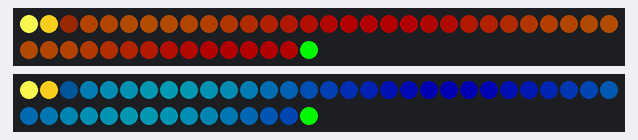
The sketch below on a simulated ESP8266 (NodeMCU). On the bench: 2 × 45 RGB LEDs in strip order, left to right, continuing on the next row. Random numbers use the default seed unless the sketch sets one.

Above: at 1.16 s.
At 7.99 s:
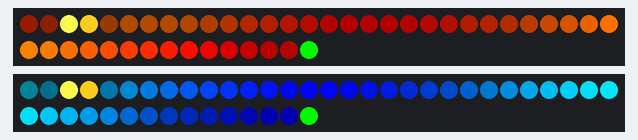
At 13.45 s:
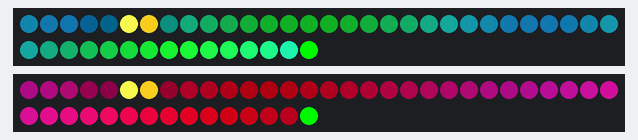
At 19.98 s:
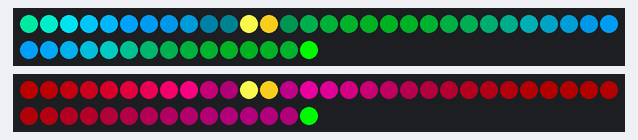
At 28.89 s:
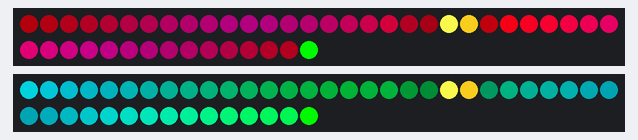
At 38.32 s:
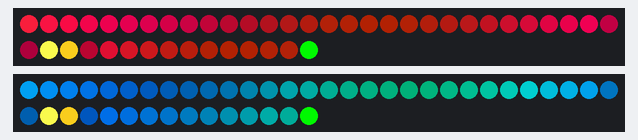

The sketch:

xtraNewWorksCopy.ino
```cpp
#include <FastLED.h>

#define LED_PIN_LEFT    D2
#define LED_PIN_RIGHT   D4

#define NUM_LEDS        45
#define LED_TYPE        WS2812B
#define COLOR_ORDER     GRB

#define BRIGHTNESS      235

CRGB leftLEDs[NUM_LEDS];
CRGB rightLEDs[NUM_LEDS];


// ====================================================
// FOUR-COLOR GRADIENT SETS
// ====================================================

struct GradientSet {

  CRGB leftA;
  CRGB leftB;

  CRGB rightA;
  CRGB rightB;
};


GradientSet gradientSets[] = {

  {
    CRGB(255,   0,   0),
    CRGB(255, 110,   0),

    CRGB(  0,   0, 255),
    CRGB(  0, 220, 255)
  },

  {
    CRGB(255,   0, 180),
    CRGB(255,   0,  20),

    CRGB(  0, 230, 255),
    CRGB(  0, 255,  80)
  },

  {
    CRGB(  0,  30, 255),
    CRGB(180,   0, 255),

    CRGB(255, 180,   0),
    CRGB(255,  20,   0)
  },

  {
    CRGB(  0, 255,  50),
    CRGB(  0, 160, 255),

    CRGB(255,   0,   0),
    CRGB(255,   0, 180)
  },

  {
    CRGB(255,  80,   0),
    CRGB(255,   0, 170),

    CRGB(  0,  50, 255),
    CRGB(  0, 255, 120)
  },

  {
    CRGB(255,  30, 120),
    CRGB(140,   0, 255),

    CRGB(  0, 255, 190),
    CRGB(  0,  60, 255)
  }
};


#define NUM_GRADIENT_SETS \
  (sizeof(gradientSets) / sizeof(gradientSets[0]))


// ====================================================
// CURRENT GRADIENT SET
// ====================================================

GradientSet currentSet;
GradientSet previousSet;

bool transitioning = false;

unsigned long transitionStart = 0;
unsigned long lastSetChange   = 0;
unsigned long setInterval     = 10000;

#define TRANSITION_TIME 2500UL


// ====================================================
// GRADIENT MOTION
// ====================================================

float leftGradientPhase  = 0;
float rightGradientPhase = 0;

float leftGradientSpeed  = 0.85;
float rightGradientSpeed = 1.07;


// ====================================================
// SLOW DRIFTING LIGHT PULSES
// ====================================================

struct Pulse {

  bool active;

  float center;

  float velocity;
  float acceleration;

  float width;

  int direction;

  uint8_t strength;
};


#define MAX_PULSES 4

Pulse leftPulses[MAX_PULSES];
Pulse rightPulses[MAX_PULSES];

unsigned long nextLeftPulse  = 0;
unsigned long nextRightPulse = 0;


// ====================================================
// GHOST MEMORY
// ====================================================

uint8_t leftGhost[NUM_LEDS];
uint8_t rightGhost[NUM_LEDS];

CRGB leftGhostColor[NUM_LEDS];
CRGB rightGhostColor[NUM_LEDS];


// ====================================================
// SIMULATED TIDE
//
// 60 seconds LOW -> HIGH
// 60 seconds HIGH -> LOW
// ====================================================

#define HALF_TIDE_MS 60000UL
#define FULL_TIDE_MS 120000UL


// ====================================================
// CHOOSE NEW GRADIENT SET
// ====================================================

void chooseNewGradientSet() {

  previousSet =
      currentSet;


  int n =
      random(
        NUM_GRADIENT_SETS
      );


  currentSet =
      gradientSets[n];


  leftGradientSpeed =
      random(65, 125) /
      100.0;


  rightGradientSpeed =
      random(75, 140) /
      100.0;


  setInterval =
      random(
        8000,
        14000
      );


  transitionStart =
      millis();


  lastSetChange =
      millis();


  transitioning =
      true;
}


// ====================================================
// GET SMOOTHLY TRANSITIONED GRADIENT SET
// ====================================================

GradientSet getActiveGradientSet() {

  if (!transitioning)
    return currentSet;


  unsigned long elapsed =
      millis() -
      transitionStart;


  if (elapsed >= TRANSITION_TIME) {

    transitioning =
        false;

    return currentSet;
  }


  uint8_t amount =
      map(
        elapsed,
        0,
        TRANSITION_TIME,
        0,
        255
      );


  GradientSet result;


  result.leftA =
      blend(
        previousSet.leftA,
        currentSet.leftA,
        amount
      );


  result.leftB =
      blend(
        previousSet.leftB,
        currentSet.leftB,
        amount
      );


  result.rightA =
      blend(
        previousSet.rightA,
        currentSet.rightA,
        amount
      );


  result.rightB =
      blend(
        previousSet.rightB,
        currentSet.rightB,
        amount
      );


  return result;
}


// ====================================================
// CLEAR PULSES
// ====================================================

void clearPulses() {

  for (int i = 0; i < MAX_PULSES; i++) {

    leftPulses[i].active =
        false;

    rightPulses[i].active =
        false;
  }
}


// ====================================================
// LAUNCH A SLOW PULSE
// ====================================================

void launchPulse(
  Pulse pulses[],
  bool fromBottom
) {

  for (int i = 0; i < MAX_PULSES; i++) {

    if (!pulses[i].active) {

      pulses[i].active =
          true;


      // Broad and soft

      pulses[i].width =
          random(
            700,
            1300
          ) /
          100.0;


      // Very gentle initial velocity

      pulses[i].velocity =
          random(
            10,
            24
          ) /
          100.0;


      // Tiny acceleration

      pulses[i].acceleration =
          random(
            2,
            7
          ) /
          10000.0;


      pulses[i].strength =
          random(
            175,
            235
          );


      if (fromBottom) {

        pulses[i].center =
            -pulses[i].width;


        pulses[i].direction =
            1;

      } else {

        pulses[i].center =
            NUM_LEDS +
            pulses[i].width;


        pulses[i].direction =
            -1;
      }


      return;
    }
  }
}


// ====================================================
// UPDATE SLOW PULSES
// ====================================================

void updatePulses(
  Pulse pulses[]
) {

  for (int i = 0; i < MAX_PULSES; i++) {

    if (!pulses[i].active)
      continue;


    // ------------------------------------------------
    // VERY GENTLE PHYSICS
    // ------------------------------------------------

    pulses[i].velocity +=
        pulses[i].acceleration;


    // Fluid resistance

    pulses[i].velocity *=
        0.9992;


    // Keep everything calm

    pulses[i].velocity =
        constrain(
          pulses[i].velocity,
          0.08,
          0.32
        );


    // Main movement

    pulses[i].center +=
        pulses[i].velocity *
        pulses[i].direction;


    // ------------------------------------------------
    // SUBTLE FLOATING DRIFT
    // ------------------------------------------------

    float drift =
        sin(
          millis() *
          0.00035 +
          i *
          1.7
        ) *
        0.015;


    pulses[i].center +=
        drift;


    // ------------------------------------------------
    // REMOVE WHEN OFF DISPLAY
    // ------------------------------------------------

    if (
      pulses[i].center <
      -pulses[i].width - 3
    ) {

      pulses[i].active =
          false;
    }


    if (
      pulses[i].center >
      NUM_LEDS +
      pulses[i].width + 3
    ) {

      pulses[i].active =
          false;
    }
  }
}


// ====================================================
// CALCULATE PULSE STRENGTH AT ONE LED
// ====================================================

uint8_t pulseAmountAtLED(
  Pulse pulses[],
  int led
) {

  uint16_t total =
      0;


  for (int p = 0; p < MAX_PULSES; p++) {

    if (!pulses[p].active)
      continue;


    float distance =
        abs(
          (float)led -
          pulses[p].center
        );


    if (
      distance >
      pulses[p].width
    )
      continue;


    float x =
        distance /
        pulses[p].width;


    // Smooth cosine-shaped packet

    float envelope =
        0.5 *
        (
          1.0 +
          cos(
            x *
            PI
          )
        );


    total +=
        pulses[p].strength *
        envelope;
  }


  return
      constrain(
        total,
        0,
        255
      );
}


// ====================================================
// FADE GHOST COLORS
// ====================================================

void fadeGhosts() {

  for (int i = 0; i < NUM_LEDS; i++) {

    leftGhost[i] =
        scale8(
          leftGhost[i],
          246
        );


    rightGhost[i] =
        scale8(
          rightGhost[i],
          246
        );
  }
}


// ====================================================
// SIMULATED TIDE LEVEL
// ====================================================

float getTideLevel(
  bool &rising
) {

  unsigned long phase =
      millis() %
      FULL_TIDE_MS;


  float fraction;


  if (
    phase <
    HALF_TIDE_MS
  ) {

    rising =
        true;


    fraction =
        (float)phase /
        (float)HALF_TIDE_MS;

  } else {

    rising =
        false;


    fraction =
        (float)(
          phase -
          HALF_TIDE_MS
        ) /
        (float)HALF_TIDE_MS;
  }


  float smooth =
      (
        1.0 -
        cos(
          fraction *
          PI
        )
      ) *
      0.5;


  if (rising) {

    return
        smooth *
        (NUM_LEDS - 1);

  } else {

    return
        (
          1.0 -
          smooth
        ) *
        (NUM_LEDS - 1);
  }
}


// ====================================================
// DRAW BLENDED GRADIENT / SLOW-PULSE FIELD
// ====================================================

void drawLightField() {

  GradientSet active =
      getActiveGradientSet();


  // Underlying gradients move slowly.

  leftGradientPhase +=
      leftGradientSpeed;


  rightGradientPhase +=
      rightGradientSpeed;


  fadeGhosts();


  for (int i = 0; i < NUM_LEDS; i++) {


    // =================================================
    // LEFT GRADIENT
    // =================================================

    uint8_t leftMix =
        sin8(
          i * 11 -
          leftGradientPhase
        );


    CRGB leftColor =
        blend(
          active.leftA,
          active.leftB,
          leftMix
        );


    // =================================================
    // RIGHT GRADIENT
    // =================================================

    uint8_t rightMix =
        sin8(
          i * 9 +
          rightGradientPhase
        );


    CRGB rightColor =
        blend(
          active.rightA,
          active.rightB,
          rightMix
        );


    // =================================================
    // SLOW MOVING BRIGHTNESS FIELDS
    // =================================================

    uint8_t leftPulse =
        pulseAmountAtLED(
          leftPulses,
          i
        );


    uint8_t rightPulse =
        pulseAmountAtLED(
          rightPulses,
          i
        );


    // Always retain some illumination.
    //
    // Pulses enhance the gradient rather than
    // switching it completely on/off.

    uint8_t leftBrightness =
        65 +
        scale8(
          leftPulse,
          190
        );


    uint8_t rightBrightness =
        65 +
        scale8(
          rightPulse,
          190
        );


    leftColor.nscale8(
      leftBrightness
    );


    rightColor.nscale8(
      rightBrightness
    );


    // =================================================
    // GHOST MEMORY
    // =================================================

    if (
      leftPulse >
      leftGhost[i]
    ) {

      leftGhost[i] =
          leftPulse /
          4;


      leftGhostColor[i] =
          leftColor;
    }


    if (
      rightPulse >
      rightGhost[i]
    ) {

      rightGhost[i] =
          rightPulse /
          4;


      rightGhostColor[i] =
          rightColor;
    }


    // -------------------------------------------------
    // ADD GHOST ILLUMINATION
    // -------------------------------------------------

    CRGB leftAfter =
        leftGhostColor[i];


    leftAfter.nscale8(
      leftGhost[i]
    );


    CRGB rightAfter =
        rightGhostColor[i];


    rightAfter.nscale8(
      rightGhost[i]
    );


    leftColor +=
        leftAfter;


    rightColor +=
        rightAfter;


    leftLEDs[i] =
        leftColor;


    rightLEDs[i] =
        rightColor;
  }
}


// ====================================================
// BRIGHT TIDE LEVEL
//
// Two bright warm yellow/white LEDs.
//
// Surrounding pixels are reduced slightly so the
// tide level remains readable against any palette.
// ====================================================

void drawTideLevel(
  float tideLevel
) {

  int p =
      round(
        tideLevel
      );


  p =
      constrain(
        p,
        0,
        NUM_LEDS - 1
      );


  // --------------------------------------------------
  // DARKEN NEARBY LEDs FOR CONTRAST
  // --------------------------------------------------

  if (p > 1) {

    leftLEDs[p - 2].nscale8(
      100
    );

    rightLEDs[p - 2].nscale8(
      100
    );
  }


  if (p > 0) {

    leftLEDs[p - 1].nscale8(
      60
    );

    rightLEDs[p - 1].nscale8(
      60
    );
  }


  if (
    p + 1 <
    NUM_LEDS
  ) {

    leftLEDs[p + 1].nscale8(
      60
    );

    rightLEDs[p + 1].nscale8(
      60
    );
  }


  if (
    p + 2 <
    NUM_LEDS
  ) {

    leftLEDs[p + 2].nscale8(
      100
    );

    rightLEDs[p + 2].nscale8(
      100
    );
  }


  // --------------------------------------------------
  // MAIN LEVEL MARKER
  // --------------------------------------------------

  leftLEDs[p] =
      CRGB(
        255,
        255,
        80
      );


  rightLEDs[p] =
      CRGB(
        255,
        255,
        80
      );


  // Second LED gives a slightly broader horizontal
  // optical plane through the reflector.

  if (
    p + 1 <
    NUM_LEDS
  ) {

    leftLEDs[p + 1] =
        CRGB(
          255,
          210,
          30
        );


    rightLEDs[p + 1] =
        CRGB(
          255,
          210,
          30
        );
  }
}


// ====================================================
// GREEN TIDE DIRECTION MARKER
//
// TOP    = high tide coming
// BOTTOM = low tide coming
// ====================================================

void drawDirectionMarker(
  bool rising
) {

  if (rising) {

    leftLEDs[NUM_LEDS - 1] =
        CRGB(
          0,
          255,
          0
        );


    rightLEDs[NUM_LEDS - 1] =
        CRGB(
          0,
          255,
          0
        );

  } else {

    leftLEDs[0] =
        CRGB(
          0,
          255,
          0
        );


    rightLEDs[0] =
        CRGB(
          0,
          255,
          0
        );
  }
}


// ====================================================
// SETUP
// ====================================================

void setup() {

  delay(1000);


  FastLED.addLeds<
    LED_TYPE,
    LED_PIN_LEFT,
    COLOR_ORDER
  >(
    leftLEDs,
    NUM_LEDS
  );


  FastLED.addLeds<
    LED_TYPE,
    LED_PIN_RIGHT,
    COLOR_ORDER
  >(
    rightLEDs,
    NUM_LEDS
  );


  FastLED.setBrightness(
    BRIGHTNESS
  );


  randomSeed(
    micros()
  );


  clearPulses();


  currentSet =
      gradientSets[0];


  previousSet =
      currentSet;


  unsigned long now =
      millis();


  lastSetChange =
      now;


  nextLeftPulse =
      now + 1000;


  nextRightPulse =
      now + 1700;
}


// ====================================================
// MAIN LOOP
// ====================================================

void loop() {

  unsigned long now =
      millis();


  // ==================================================
  // CHANGE COLOR COMBINATION
  // ==================================================

  if (
    now -
    lastSetChange >=
    setInterval
  ) {

    chooseNewGradientSet();
  }


  // ==================================================
  // CREATE SLOW LEFT PULSE
  // ==================================================

  if (
    now >=
    nextLeftPulse
  ) {

    launchPulse(
      leftPulses,
      random(100) < 50
    );


    nextLeftPulse =
        now +
        random(
          2200,
          5000
        );
  }


  // ==================================================
  // CREATE SLOW RIGHT PULSE
  // ==================================================

  if (
    now >=
    nextRightPulse
  ) {

    launchPulse(
      rightPulses,
      random(100) < 50
    );


    nextRightPulse =
        now +
        random(
          2600,
          5500
        );
  }


  // ==================================================
  // UPDATE SLOW MOTION
  // ==================================================

  updatePulses(
    leftPulses
  );


  updatePulses(
    rightPulses
  );


  // ==================================================
  // DRAW BLENDED LIGHT FIELD
  // ==================================================

  drawLightField();


  // ==================================================
  // CURRENT TIDE
  // ==================================================

  bool rising;


  float tideLevel =
      getTideLevel(
        rising
      );


  // ==================================================
  // TIDE HEIGHT
  // ==================================================

  drawTideLevel(
    tideLevel
  );


  // ==================================================
  // TIDE DIRECTION
  // ==================================================

  drawDirectionMarker(
    rising
  );


  // ==================================================
  // DISPLAY
  // ==================================================

  FastLED.show();


  delay(20);
}
```
